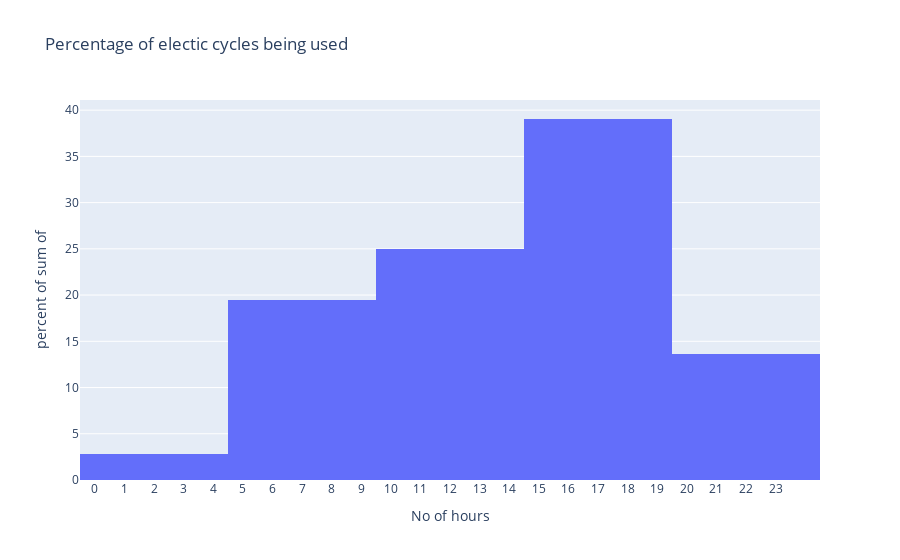

This figure's notebook cell:
### Code cell
plt.figure(figsize=(7,5))
fig = px.histogram(x=x, y=y, labels={'x': 'No of hours', 'y': ''}, title='Percentage of electic cycles being used', histnorm='percent')
fig.update_xaxes(tickvals=x)

# Display the interactive plot
fig.show()

### Figure 1 — Plotly figure (JSON) as saved in the notebook; plotly's stock layout.template omitted (floating-point values rounded to 4 significant figures)
{"data": [{"alignmentgroup": "True", "bingroup": "x", "histfunc": "sum", "histnorm": "percent", "hovertemplate": "No of hours=%{x}<br>percent of sum of =%{y}<extra></extra>", "legendgroup": "", "marker": {"color": "#636efa", "pattern": {"shape": ""}}, "name": "", "offsetgroup": "", "orientation": "v", "showlegend": false, "type": "histogram", "x": [0, 0, 0, 0, 1, 1, 1, 1, 2, 2, 2, 2, 3, 3, 3, 3, 4, 4, 4, 4, 5, 5, 5, 5, 6, 6, 6, 6, 7, 7, 7, 7, 8, 8, 8, 8, 9, 9, 9, 9, 10, 10, 10, 10, 11, 11, 11, 11, 12, 12, 12, 12, 13, 13, 13, 13, 14, 14, 14, 14, 15, 15, 15, 15, 16, 16, 16, 16, 17, 17, 17, 17, 18, 18, 18, 18, 19, 19, 19, 19, 20, 20, 20, 20, 21, 21, 21, 21, 22, 22, 22, 22, 23, 23, 23, 23], "xaxis": "x", "y": [18214, 6106, 768, 0, 10397, 4246, 729, 0, 6933, 2883, 443, 0, 3408, 1502, 181, 0, 1868, 815, 149, 0, 5893, 2552, 490, 0, 23198, 8933, 2567, 0, 60857, 30604, 5507, 0, 101041, 56537, 7482, 0, 61796, 34935, 4179, 0, 53907, 23045, 2715, 0, 66237, 26980, 2640, 0, 79876, 32990, 4102, 0, 82606, 31503, 3442, 0, 79655, 26868, 4487, 0, 85223, 24284, 6453, 0, 107986, 28686, 7594, 0, 160532, 38078, 15147, 0, 143129, 39462, 13717, 164, 108509, 29200, 6058, 0, 80511, 18871, 4822, 0, 58598, 17129, 3330, 0, 46138, 12206, 2567, 0, 29551, 8745, 2520, 0], "yaxis": "y"}], "layout": {"autosize": true, "barmode": "relative", "legend": {"tracegroupgap": 0}, "title": {"text": "Percentage of electic cycles being used"}, "xaxis": {"anchor": "y", "autorange": true, "domain": [0, 1], "range": [-0.5, 24.5], "tickvals": [0, 0, 0, 0, 1, 1, 1, 1, 2, 2, 2, 2, 3, 3, 3, 3, 4, 4, 4, 4, 5, 5, 5, 5, 6, 6, 6, 6, 7, 7, 7, 7, 8, 8, 8, 8, 9, 9, 9, 9, 10, 10, 10, 10, 11, 11, 11, 11, 12, 12, 12, 12, 13, 13, 13, 13, 14, 14, 14, 14, 15, 15, 15, 15, 16, 16, 16, 16, 17, 17, 17, 17, 18, 18, 18, 18, 19, 19, 19, 19, 20, 20, 20, 20, 21, 21, 21, 21, 22, 22, 22, 22, 23, 23, 23, 23], "title": {"text": "No of hours"}, "type": "linear"}, "yaxis": {"anchor": "x", "autorange": true, "domain": [0, 1], "range": [0, 41.1], "title": {"text": "percent of sum of "}, "type": "linear"}}}
